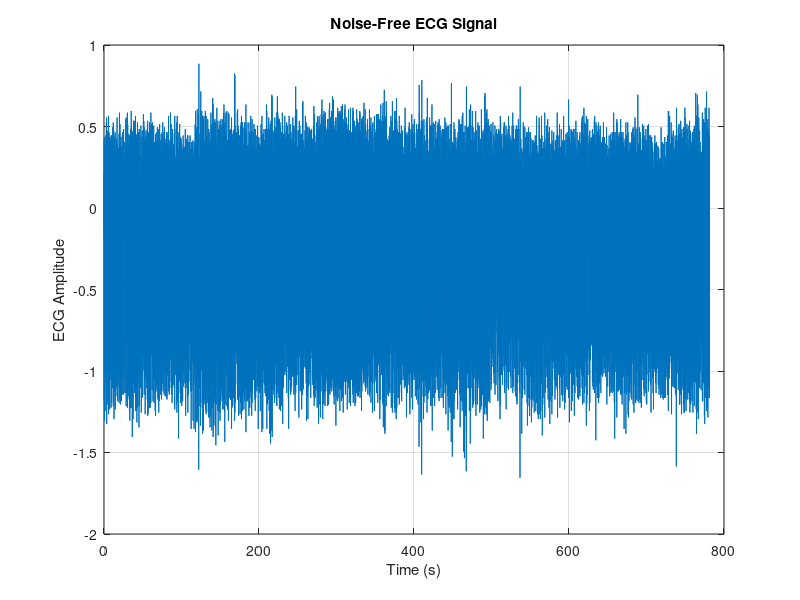

This chart was generated by the following MATLAB code: (Note: this script raises an error after producing the figure.)
% Load the E1.mat file
load('E1.mat'); % Ensure E1.mat contains a variable named 'E1'

% Sampling frequency
Fs = 128; % in Hz

% Calculate the time vector
t = (0:length(E1)-1) / Fs;

% Plot the ECG signal
figure;
plot(t, E1);
xlabel('Time (s)');
ylabel('ECG Amplitude');
title('Noise-Free ECG Signal');
grid on;

% Detect R-peaks in the ECG signal
[pks, locs] = findpeaks(E1, 'MinPeakHeight', 0.5, 'MinPeakDistance', 0.6 * Fs);

% Plot the R-peaks on the ECG signal
hold on;
plot(locs / Fs, pks, 'ro');
legend('ECG Signal', 'R-Peaks');

% Calculate time intervals between R-peaks (in seconds)
R_intervals = diff(locs) / Fs;

% Calculate BPM from the intervals
BPM = 60 ./ R_intervals;

% Average BPM
avg_BPM = mean(BPM);

% Display results
disp(['Estimated Average Heart Rate: ', num2str(avg_BPM), ' BPM']);
